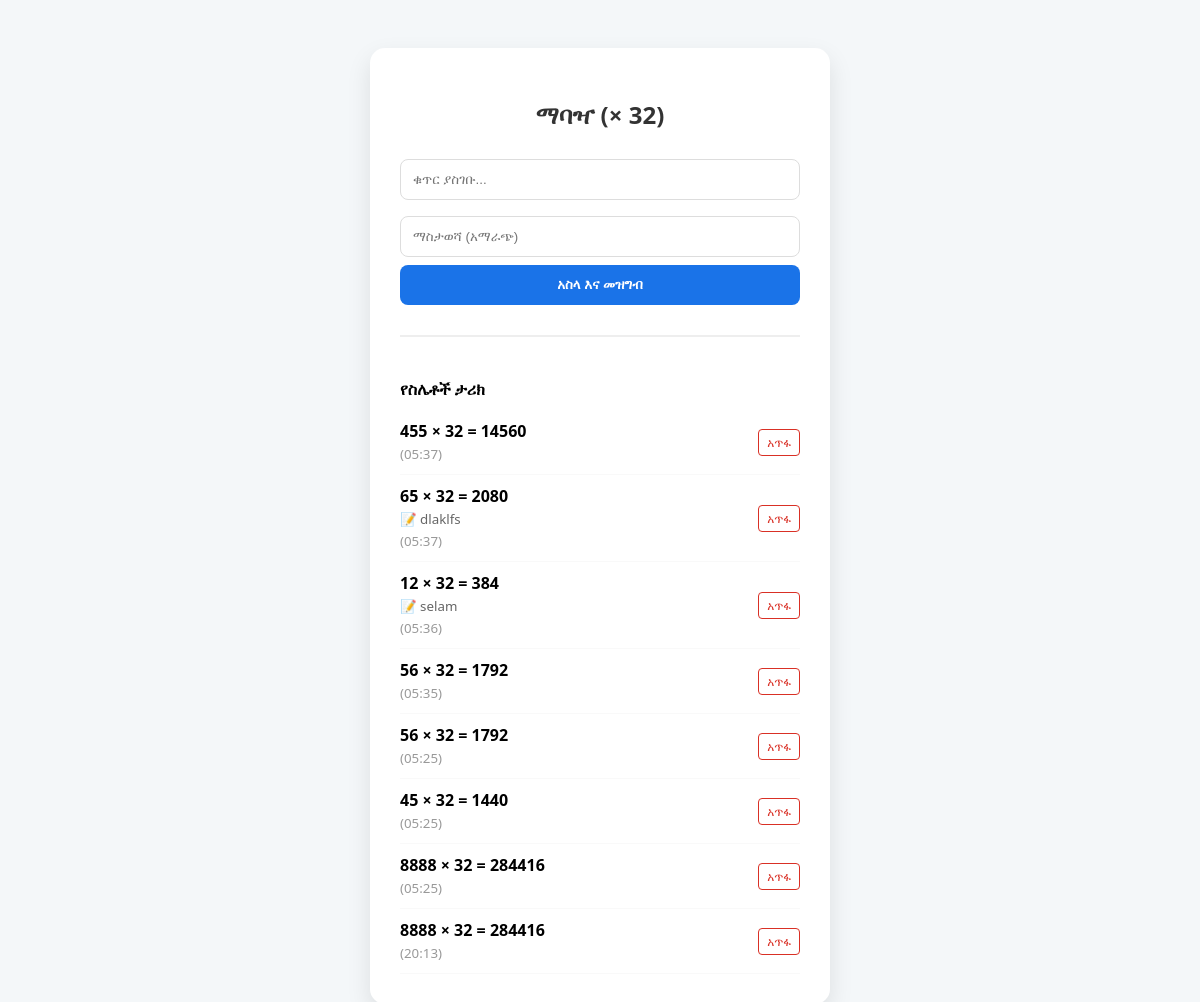
Screenshot of /eee/ with the database file from the repository.
### math_app/models.py (models this page shows)
class Calculation(models.Model):
    number = models.IntegerField()
    result = models.IntegerField()
    created_at = models.DateTimeField(auto_now_add=True)
    note = models.CharField(max_length=100, null=True, blank=True)

### math_app/views.py (the view, shortened to what this page needs)
# urls.py: path('eee/', views.index), # እዚህ ጋር 'calculate' የነበረውን 'index' አድርገው
def index(request):
    all_data = Calculation.objects.all().order_by('-id')
    return render(request, "math.html", {"all_data": all_data})

### math_app/templates/math.html (shortened to what this page needs)
<!DOCTYPE html>
<html>
<head>
</head>
<body>
<div class="card">
    <h2 style="text-align: center; color: #333;">ማባዣ (× 32)</h2>
    <form method="POST" action="/eee/">
        <input type="number" name="num_x" placeholder="ቁጥር ያስገቡ..." required>
        <input type="text" name="note_text" placeholder="ማስታወሻ (አማራጭ)">
        <button type="submit">አስላ እና መዝግብ</button>
    </form>
    <div class="history">
        <h4 style="margin-bottom: 10px;">የስሌቶች ታሪክ</h4>
        {% for item in all_data %}
            <div class="history-item">
                <div>
                    <strong>{{ item.number }} × 32 = {{ item.result }}</strong>
                    {% if item.note %}
                        <br><small style="color: #666;">📝 {{ item.note }}</small>
                    {% endif %}
                    <br><small style="color: #999;">({{ item.created_at|date:"H:i" }})</small>
                </div>
                <a href="/delete/{{ item.id }}/" class="del-btn">አጥፋ</a>
            </div>
        {% empty %}
            <p style="color: #999; text-align: center;">ምንም ታሪክ የለም።</p>
        {% endfor %}
    </div>
</div>
</body>
</html>

### math_app/templates/math.html (style rules this page uses)
body { font-family: 'Segoe UI', sans-serif; background-color: #f4f7f9; display: flex; justify-content: center; padding: 40px; }
.card { background: white; padding: 30px; border-radius: 15px; box-shadow: 0 10px 25px rgba(0,0,0,0.1); width: 100%; max-width: 400px; }
input { width: 100%; padding: 12px; margin: 8px 0; border: 1px solid #ddd; border-radius: 8px; box-sizing: border-box; }
button { width: 100%; padding: 12px; background: #1a73e8; color: white; border: none; border-radius: 8px; cursor: pointer; font-weight: bold; }
.history { margin-top: 30px; border-top: 2px solid #eee; padding-top: 20px; }
.history-item { display: flex; justify-content: space-between; align-items: center; padding: 10px 0; border-bottom: 1px solid #f9f9f9; }
.del-btn { color: #d93025; text-decoration: none; font-size: 12px; padding: 4px 8px; border: 1px solid #d93025; border-radius: 4px; }

### rows the page displays
Calculation: number "455", result "14560", created_at "05:37"
Calculation: number "65", result "2080", note "dlaklfs", created_at "05:37"
Calculation: number "12", result "384", note "selam", created_at "05:36"
Calculation: number "56", result "1792", created_at "05:35"
Calculation: number "56", result "1792", created_at "05:25"
Calculation: number "45", result "1440", created_at "05:25"
Calculation: number "8888", result "284416", created_at "05:25"
Calculation: number "8888", result "284416", created_at "20:13"
